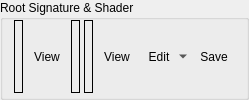
        <widget class="QGroupBox" name="psShaderGroup">
         <property name="sizePolicy">
          <sizepolicy hsizetype="Preferred" vsizetype="Minimum">
           <horstretch>0</horstretch>
           <verstretch>0</verstretch>
          </sizepolicy>
         </property>
         <property name="title">
          <string>Root Signature &amp;&amp; Shader</string>
         </property>
         <layout class="QHBoxLayout" name="horizontalLayout_16">
          <property name="spacing">
           <number>4</number>
          </property>
          <property name="topMargin">
           <number>0</number>
          </property>
          <property name="bottomMargin">
           <number>4</number>
          </property>
          <item>
           <widget class="RDLabel" name="psRootSig">
            <property name="frameShape">
             <enum>QFrame::Box</enum>
            </property>
           </widget>
          </item>
          <item>
           <widget class="QToolButton" name="psRootSigButton">
            <property name="cursor">
             <cursorShape>PointingHandCursor</cursorShape>
            </property>
            <property name="toolTip">
             <string>Open Root Signature View</string>
            </property>
            <property name="text">
             <string>View</string>
            </property>
            <property name="icon">
             <iconset resource="../../Resources/resources.qrc">
              <normaloff>:/action.png</normaloff>:/action.png</iconset>
            </property>
            <property name="toolButtonStyle">
             <enum>Qt::ToolButtonTextBesideIcon</enum>
            </property>
            <property name="autoRaise">
             <bool>true</bool>
            </property>
           </widget>
          </item>
          <item>
           <widget class="RDLabel" name="psPipeline">
            <property name="sizePolicy">
             <sizepolicy hsizetype="Minimum" vsizetype="MinimumExpanding">
              <horstretch>0</horstretch>
              <verstretch>0</verstretch>
             </sizepolicy>
            </property>
            <property name="frameShape">
             <enum>QFrame::Box</enum>
            </property>
           </widget>
          </item>
          <item>
           <widget class="RDLabel" name="psShader">
            <property name="sizePolicy">
             <sizepolicy hsizetype="Minimum" vsizetype="MinimumExpanding">
              <horstretch>0</horstretch>
              <verstretch>0</verstretch>
             </sizepolicy>
            </property>
            <property name="frameShape">
             <enum>QFrame::Box</enum>
            </property>
           </widget>
          </item>
          <item>
           <widget class="QToolButton" name="psShaderViewButton">
            <property name="cursor">
             <cursorShape>PointingHandCursor</cursorShape>
            </property>
            <property name="toolTip">
             <string>Open Shader Source</string>
            </property>
            <property name="text">
             <string>View</string>
            </property>
            <property name="icon">
             <iconset resource="../../Resources/resources.qrc">
              <normaloff>:/action.png</normaloff>:/action.png</iconset>
            </property>
            <property name="toolButtonStyle">
             <enum>Qt::ToolButtonTextBesideIcon</enum>
            </property>
            <property name="autoRaise">
             <bool>true</bool>
            </property>
           </widget>
          </item>
          <item>
           <widget class="QToolButton" name="psShaderEditButton">
            <property name="toolTip">
             <string>Edit Shader</string>
            </property>
            <property name="text">
             <string>Edit</string>
            </property>
            <property name="icon">
             <iconset resource="../../Resources/resources.qrc">
              <normaloff>:/page_white_edit.png</normaloff>:/page_white_edit.png</iconset>
            </property>
            <property name="popupMode">
             <enum>QToolButton::MenuButtonPopup</enum>
            </property>
            <property name="toolButtonStyle">
             <enum>Qt::ToolButtonTextBesideIcon</enum>
            </property>
            <property name="autoRaise">
             <bool>true</bool>
            </property>
           </widget>
          </item>
          <item>
           <widget class="QToolButton" name="psShaderSaveButton">
            <property name="toolTip">
             <string>Save Shader DXBC</string>
            </property>
            <property name="text">
             <string>Save</string>
            </property>
            <property name="icon">
             <iconset resource="../../Resources/resources.qrc">
              <normaloff>:/save.png</normaloff>:/save.png</iconset>
            </property>
            <property name="toolButtonStyle">
             <enum>Qt::ToolButtonTextBesideIcon</enum>
            </property>
            <property name="autoRaise">
             <bool>true</bool>
            </property>
           </widget>
          </item>
          <item>
           <spacer name="psShaderSpacer">
            <property name="orientation">
             <enum>Qt::Horizontal</enum>
            </property>
            <property name="sizeHint" stdset="0">
             <size>
              <width>0</width>
              <height>0</height>
             </size>
            </property>
           </spacer>
          </item>
         </layout>
        </widget>
